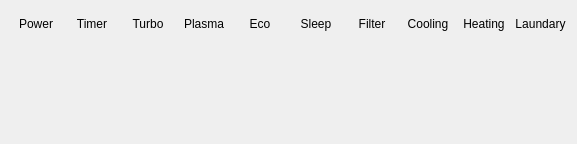
            <widget class="QWidget" name="tab">
             <attribute name="title">
              <string>LED</string>
             </attribute>
             <layout class="QGridLayout" name="gridLayout_4">
              <item row="0" column="0">
               <layout class="QHBoxLayout" name="horizontalLayout_39">
                <item>
                 <layout class="QVBoxLayout" name="verticalLayout_148">
                  <item>
                   <widget class="QLabel" name="OutTemplabel_7">
                    <property name="minimumSize">
                     <size>
                      <width>0</width>
                      <height>26</height>
                     </size>
                    </property>
                    <property name="maximumSize">
                     <size>
                      <width>16777215</width>
                      <height>35</height>
                     </size>
                    </property>
                    <property name="text">
                     <string>Power</string>
                    </property>
                    <property name="alignment">
                     <set>Qt::AlignCenter</set>
                    </property>
                   </widget>
                  </item>
                  <item alignment="Qt::AlignHCenter|Qt::AlignVCenter">
                   <widget class="Led" name="PowerLed" native="true">
                    <property name="minimumSize">
                     <size>
                      <width>50</width>
                      <height>50</height>
                     </size>
                    </property>
                    <property name="maximumSize">
                     <size>
                      <width>50</width>
                      <height>50</height>
                     </size>
                    </property>
                   </widget>
                  </item>
                  <item>
                   <spacer name="verticalSpacer_116">
                    <property name="orientation">
                     <enum>Qt::Vertical</enum>
                    </property>
                    <property name="sizeHint" stdset="0">
                     <size>
                      <width>20</width>
                      <height>40</height>
                     </size>
                    </property>
                   </spacer>
                  </item>
                 </layout>
                </item>
                <item>
                 <layout class="QVBoxLayout" name="verticalLayout_149">
                  <item>
                   <widget class="QLabel" name="CtrlTemp_label_3">
                    <property name="minimumSize">
                     <size>
                      <width>0</width>
                      <height>26</height>
                     </size>
                    </property>
                    <property name="maximumSize">
                     <size>
                      <width>16777215</width>
                      <height>35</height>
                     </size>
                    </property>
                    <property name="text">
                     <string>Timer</string>
                    </property>
                    <property name="alignment">
                     <set>Qt::AlignCenter</set>
                    </property>
                   </widget>
                  </item>
                  <item alignment="Qt::AlignHCenter|Qt::AlignVCenter">
                   <widget class="Led" name="TimerLed" native="true">
                    <property name="minimumSize">
                     <size>
                      <width>50</width>
                      <height>50</height>
                     </size>
                    </property>
                    <property name="maximumSize">
                     <size>
                      <width>50</width>
                      <height>50</height>
                     </size>
                    </property>
                   </widget>
                  </item>
                  <item>
                   <spacer name="verticalSpacer_117">
                    <property name="orientation">
                     <enum>Qt::Vertical</enum>
                    </property>
                    <property name="sizeHint" stdset="0">
                     <size>
                      <width>20</width>
                      <height>40</height>
                     </size>
                    </property>
                   </spacer>
                  </item>
                 </layout>
                </item>
                <item>
                 <layout class="QVBoxLayout" name="verticalLayout_150">
                  <item>
                   <widget class="QLabel" name="OutTemplabel_8">
                    <property name="minimumSize">
                     <size>
                      <width>0</width>
                      <height>26</height>
                     </size>
                    </property>
                    <property name="maximumSize">
                     <size>
                      <width>16777215</width>
                      <height>35</height>
                     </size>
                    </property>
                    <property name="text">
                     <string>Turbo</string>
                    </property>
                    <property name="alignment">
                     <set>Qt::AlignCenter</set>
                    </property>
                   </widget>
                  </item>
                  <item alignment="Qt::AlignHCenter|Qt::AlignVCenter">
                   <widget class="Led" name="Turboledd" native="true">
                    <property name="minimumSize">
                     <size>
                      <width>50</width>
                      <height>50</height>
                     </size>
                    </property>
                    <property name="maximumSize">
                     <size>
                      <width>50</width>
                      <height>50</height>
                     </size>
                    </property>
                   </widget>
                  </item>
                  <item>
                   <spacer name="verticalSpacer_118">
                    <property name="orientation">
                     <enum>Qt::Vertical</enum>
                    </property>
                    <property name="sizeHint" stdset="0">
                     <size>
                      <width>20</width>
                      <height>40</height>
                     </size>
                    </property>
                   </spacer>
                  </item>
                 </layout>
                </item>
                <item>
                 <layout class="QVBoxLayout" name="verticalLayout_151">
                  <item>
                   <widget class="QLabel" name="OutTemplabel_9">
                    <property name="minimumSize">
                     <size>
                      <width>0</width>
                      <height>26</height>
                     </size>
                    </property>
                    <property name="maximumSize">
                     <size>
                      <width>16777215</width>
                      <height>35</height>
                     </size>
                    </property>
                    <property name="text">
                     <string>Plasma</string>
                    </property>
                    <property name="alignment">
                     <set>Qt::AlignCenter</set>
                    </property>
                   </widget>
                  </item>
                  <item alignment="Qt::AlignHCenter|Qt::AlignVCenter">
                   <widget class="Led" name="PlasmaLed" native="true">
                    <property name="minimumSize">
                     <size>
                      <width>50</width>
                      <height>50</height>
                     </size>
                    </property>
                    <property name="maximumSize">
                     <size>
                      <width>50</width>
                      <height>50</height>
                     </size>
                    </property>
                   </widget>
                  </item>
                  <item>
                   <spacer name="verticalSpacer_119">
                    <property name="orientation">
                     <enum>Qt::Vertical</enum>
                    </property>
                    <property name="sizeHint" stdset="0">
                     <size>
                      <width>20</width>
                      <height>40</height>
                     </size>
                    </property>
                   </spacer>
                  </item>
                 </layout>
                </item>
                <item>
                 <layout class="QVBoxLayout" name="verticalLayout_152">
                  <item>
                   <widget class="QLabel" name="OutTemplabel_10">
                    <property name="minimumSize">
                     <size>
                      <width>0</width>
                      <height>26</height>
                     </size>
                    </property>
                    <property name="maximumSize">
                     <size>
                      <width>16777215</width>
                      <height>35</height>
                     </size>
                    </property>
                    <property name="text">
                     <string>Eco</string>
                    </property>
                    <property name="alignment">
                     <set>Qt::AlignCenter</set>
                    </property>
                   </widget>
                  </item>
                  <item alignment="Qt::AlignHCenter|Qt::AlignVCenter">
                   <widget class="Led" name="EcoLed" native="true">
                    <property name="minimumSize">
                     <size>
                      <width>50</width>
                      <height>50</height>
                     </size>
                    </property>
                    <property name="maximumSize">
                     <size>
                      <width>50</width>
                      <height>50</height>
                     </size>
                    </property>
                   </widget>
                  </item>
                  <item>
                   <spacer name="verticalSpacer_120">
                    <property name="orientation">
                     <enum>Qt::Vertical</enum>
                    </property>
                    <property name="sizeHint" stdset="0">
                     <size>
                      <width>20</width>
                      <height>40</height>
                     </size>
                    </property>
                   </spacer>
                  </item>
                 </layout>
                </item>
                <item>
                 <layout class="QVBoxLayout" name="verticalLayout_153">
                  <item>
                   <widget class="QLabel" name="OutTemplabel_11">
                    <property name="minimumSize">
                     <size>
                      <width>0</width>
                      <height>26</height>
                     </size>
                    </property>
                    <property name="maximumSize">
                     <size>
                      <width>16777215</width>
                      <height>35</height>
                     </size>
                    </property>
                    <property name="text">
                     <string>Sleep</string>
                    </property>
                    <property name="alignment">
                     <set>Qt::AlignCenter</set>
                    </property>
                   </widget>
                  </item>
                  <item alignment="Qt::AlignHCenter|Qt::AlignVCenter">
                   <widget class="Led" name="SleepLed" native="true">
                    <property name="minimumSize">
                     <size>
                      <width>50</width>
                      <height>50</height>
                     </size>
                    </property>
                    <property name="maximumSize">
                     <size>
                      <width>50</width>
                      <height>50</height>
                     </size>
                    </property>
                   </widget>
                  </item>
                  <item>
                   <spacer name="verticalSpacer_121">
                    <property name="orientation">
                     <enum>Qt::Vertical</enum>
                    </property>
                    <property name="sizeHint" stdset="0">
                     <size>
                      <width>20</width>
                      <height>40</height>
                     </size>
                    </property>
                   </spacer>
                  </item>
                 </layout>
                </item>
                <item>
                 <layout class="QVBoxLayout" name="verticalLayout_154">
                  <item>
                   <widget class="QLabel" name="Settingtemp_label_3">
                    <property name="minimumSize">
                     <size>
                      <width>0</width>
                      <height>26</height>
                     </size>
                    </property>
                    <property name="maximumSize">
                     <size>
                      <width>16777215</width>
                      <height>35</height>
                     </size>
                    </property>
                    <property name="text">
                     <string>Filter</string>
                    </property>
                    <property name="alignment">
                     <set>Qt::AlignCenter</set>
                    </property>
                   </widget>
                  </item>
                  <item alignment="Qt::AlignHCenter|Qt::AlignVCenter">
                   <widget class="Led" name="FilterLed" native="true">
                    <property name="minimumSize">
                     <size>
                      <width>50</width>
                      <height>50</height>
                     </size>
                    </property>
                    <property name="maximumSize">
                     <size>
                      <width>50</width>
                      <height>50</height>
                     </size>
                    </property>
                   </widget>
                  </item>
                  <item>
                   <spacer name="verticalSpacer_122">
                    <property name="orientation">
                     <enum>Qt::Vertical</enum>
                    </property>
                    <property name="sizeHint" stdset="0">
                     <size>
                      <width>20</width>
                      <height>40</height>
                     </size>
                    </property>
                   </spacer>
                  </item>
                 </layout>
                </item>
                <item>
                 <layout class="QVBoxLayout" name="verticalLayout_163">
                  <item>
                   <widget class="QLabel" name="Settingtemp_label_5">
                    <property name="minimumSize">
                     <size>
                      <width>0</width>
                      <height>26</height>
                     </size>
                    </property>
                    <property name="maximumSize">
                     <size>
                      <width>16777215</width>
                      <height>35</height>
                     </size>
                    </property>
                    <property name="text">
                     <string>Cooling</string>
                    </property>
                    <property name="alignment">
                     <set>Qt::AlignCenter</set>
                    </property>
                   </widget>
                  </item>
                  <item alignment="Qt::AlignHCenter|Qt::AlignVCenter">
                   <widget class="Led" name="CoolingLed" native="true">
                    <property name="minimumSize">
                     <size>
                      <width>50</width>
                      <height>50</height>
                     </size>
                    </property>
                    <property name="maximumSize">
                     <size>
                      <width>50</width>
                      <height>50</height>
                     </size>
                    </property>
                   </widget>
                  </item>
                  <item>
                   <spacer name="verticalSpacer_123">
                    <property name="orientation">
                     <enum>Qt::Vertical</enum>
                    </property>
                    <property name="sizeHint" stdset="0">
                     <size>
                      <width>20</width>
                      <height>40</height>
                     </size>
                    </property>
                   </spacer>
                  </item>
                 </layout>
                </item>
                <item>
                 <layout class="QVBoxLayout" name="verticalLayout_164">
                  <item>
                   <widget class="QLabel" name="Settingtemp_label_6">
                    <property name="minimumSize">
                     <size>
                      <width>0</width>
                      <height>26</height>
                     </size>
                    </property>
                    <property name="maximumSize">
                     <size>
                      <width>16777215</width>
                      <height>35</height>
                     </size>
                    </property>
                    <property name="text">
                     <string>Heating</string>
                    </property>
                    <property name="alignment">
                     <set>Qt::AlignCenter</set>
                    </property>
                   </widget>
                  </item>
                  <item alignment="Qt::AlignHCenter|Qt::AlignVCenter">
                   <widget class="Led" name="HeatingLed" native="true">
                    <property name="minimumSize">
                     <size>
                      <width>50</width>
                      <height>50</height>
                     </size>
                    </property>
                    <property name="maximumSize">
                     <size>
                      <width>50</width>
                      <height>50</height>
                     </size>
                    </property>
                   </widget>
                  </item>
                  <item>
                   <spacer name="verticalSpacer_124">
                    <property name="orientation">
                     <enum>Qt::Vertical</enum>
                    </property>
                    <property name="sizeHint" stdset="0">
                     <size>
                      <width>20</width>
                      <height>40</height>
                     </size>
                    </property>
                   </spacer>
                  </item>
                 </layout>
                </item>
                <item>
                 <layout class="QVBoxLayout" name="verticalLayout_155">
                  <item>
                   <widget class="QLabel" name="Safety_label_3">
                    <property name="minimumSize">
                     <size>
                      <width>0</width>
                      <height>26</height>
                     </size>
                    </property>
                    <property name="maximumSize">
                     <size>
                      <width>16777215</width>
                      <height>35</height>
                     </size>
                    </property>
                    <property name="text">
                     <string>Laundary</string>
                    </property>
                    <property name="alignment">
                     <set>Qt::AlignCenter</set>
                    </property>
                   </widget>
                  </item>
                  <item alignment="Qt::AlignHCenter|Qt::AlignVCenter">
                   <widget class="Led" name="LoundryLed" native="true">
                    <property name="minimumSize">
                     <size>
                      <width>50</width>
                      <height>50</height>
                     </size>
                    </property>
                    <property name="maximumSize">
                     <size>
                      <width>50</width>
                      <height>50</height>
                     </size>
                    </property>
                   </widget>
                  </item>
                  <item>
                   <spacer name="verticalSpacer_125">
                    <property name="orientation">
                     <enum>Qt::Vertical</enum>
                    </property>
                    <property name="sizeHint" stdset="0">
                     <size>
                      <width>20</width>
                      <height>40</height>
                     </size>
                    </property>
                   </spacer>
                  </item>
                 </layout>
                </item>
               </layout>
              </item>
             </layout>
            </widget>
